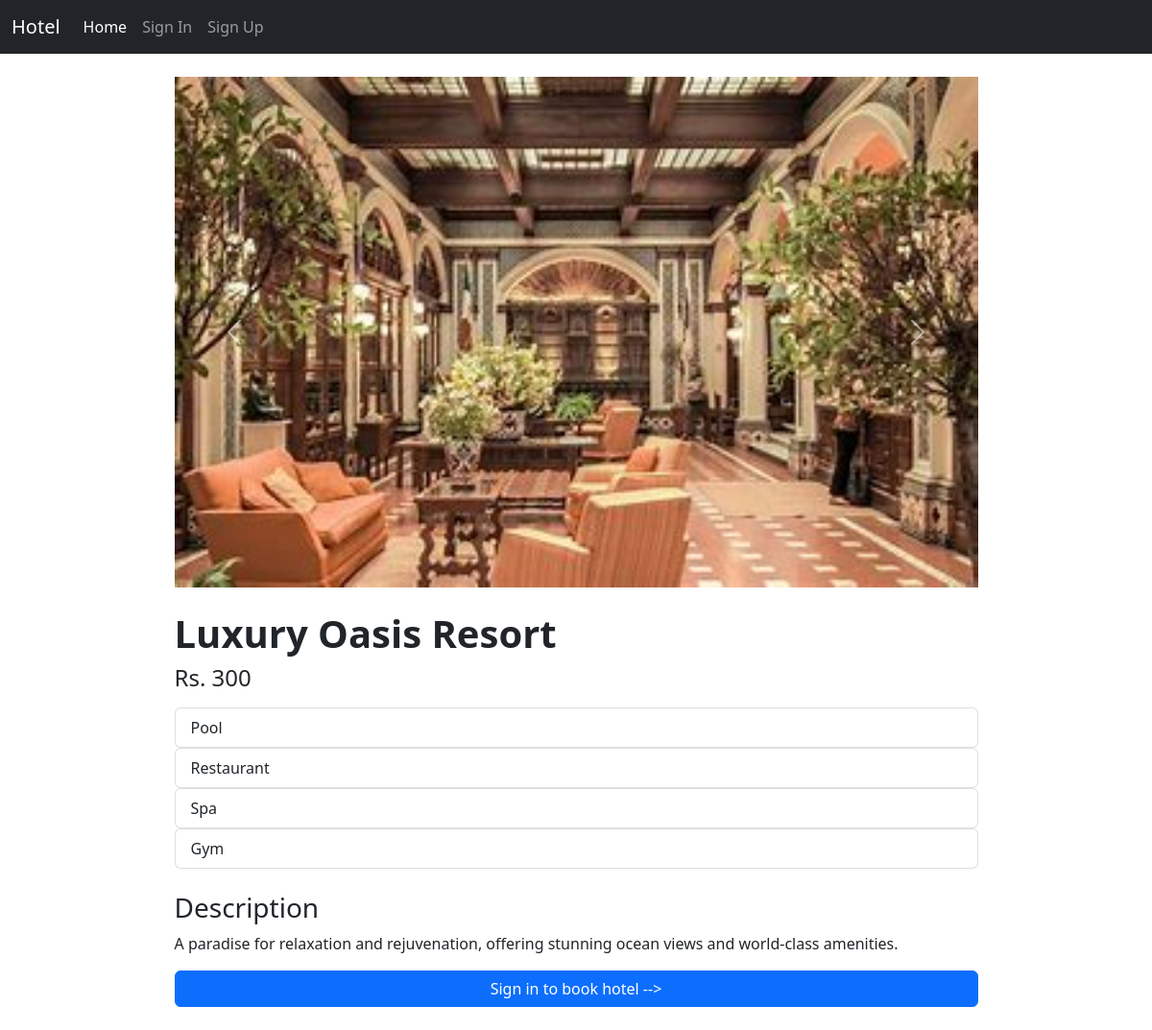
Page /hotel/4188d7681edc4523974f192f2558a3f9 on the committed database.
### home/models.py (models this page shows, shortened)
class BaseModel(models.Model):
    uid = models.UUIDField(default=uuid.uuid4   , editable=False , primary_key=True)
    created_at = models.DateField(auto_now_add=True)
    updated_at = models.DateField(auto_now_add=True)
    class Meta:
        abstract = True
        ordering=['uid']

class HotelImages(BaseModel):
    hotel= models.ForeignKey(Hotel ,related_name="images", on_delete=models.CASCADE)
    images = models.ImageField(upload_to="hotels")

class Hotel(BaseModel):
    hotel_name= models.CharField(max_length=100)
    hotel_price = models.IntegerField()
    description = models.TextField()
    amenities = models.ManyToManyField(Amenities)
    room_count = models.IntegerField(default=10)

class Amenities(BaseModel):
    amenity_name = models.CharField(max_length=100)

### home/views.py (the view, shortened to what this page needs)
# urls.py: path('hotel/<uid>',get_hotel,name='get_hotel'),
def get_hotel(request, uid):
    hotel = Hotel.objects.get(uid=uid)
    context = {'hotel': hotel}
    context['date'] = datetime.today().strftime('%Y-%m-%d')
    return render(request, 'home/hotel.html', context)

### templates/home/hotel.html (shortened to what this page needs)
{% extends 'home/base.html' %}
{% block body %}
<div class=" container mt-4">
    <div id="carouselExampleControls" class="carousel slide w-75 m-auto" data-bs-ride="carousel">
        <div class="carousel-inner">
            {% for i in hotel.images.all %}
            <div class="carousel-item active">
                <img src="/media/{{i.images}}" class="d-block w-100" alt="...">
            </div>
            {% endfor %}
        </div>
        <button class="carousel-control-prev" type="button" data-bs-target="#carouselExampleControls"
            data-bs-slide="prev">
            <span class="carousel-control-prev-icon" aria-hidden="true"></span>
        </button>
        <button class="carousel-control-next" type="button" data-bs-target="#carouselExampleControls"
            data-bs-slide="next">
            <span class="carousel-control-next-icon" aria-hidden="true"></span>
        </button>
    </div>
    <div class="mt-4 mb-4  w-75 m-auto">
        <h1 class="fw-bold">{{hotel.hotel_name|title}}</h1>
        <h4 class="mt-2 mb-3">Rs. {{hotel.hotel_price}}</h4>
        {% for i in hotel.amenities.all %}
        <ul class="list-group ">
            <li class="list-group-item">{{i.amenity_name}}</li>
        </ul>
        {% endfor %}
        <div class="mt-4">
            <h3>Description</h3>
            <p>
                {{hotel.description}}
            </p>
            {% if request.user.is_authenticated %}
            <div class="card">
                <div class="card-body">
                    <form method='POST'>
                        {% csrf_token %}
                        <label for="startDate" class='mt-3'>
                            Check In
                        </label>
                        <input type="date" name="startDate" class="form-control" id="startDate" name="startDate" min={{date}}
                        {% if startdate %}
                        value="{{startdate}}"
                        {% endif %}
                        >
                        <label for="endDate" class="mt-3">
                            Check Out
                        </label>
                        <input type="date" name="endDate" class="form-control" id="endDate" name="endDate" min={{date}}
                        {% if enddate %}
                        value="{{enddate}}"
                        {% endif %}
                        >
                        <div class='d-grid'>
                            <button class="btn mt-3 btn-primary" type='submit'>
                                Book Now
                            </button>
                        </div>
                    </form>
                </div>
            </div>
            {% else %}
            <div class="d-grid ">
                <a class="btn btn-primary" href="{% url 'signin' %}" type="button">Sign in to book hotel --> </a>
              </div>
            {% endif %}
        </div>
    </div>
</div>
{% endblock body %}

### templates/home/hotel.html (style rules this page uses)
.list-group { list-style-type: disc !important; }

### rows in the picture
HotelImages: images (picture)
Hotel: hotel_name "Luxury Oasis Resort", hotel_price "300", description "A paradise for relaxation and rejuvenation, offering stunning ocean views and world-class amenities."
Amenities: amenity_name "Pool"
Amenities: amenity_name "Restaurant"
Amenities: amenity_name "Spa"
Amenities: amenity_name "Gym"
